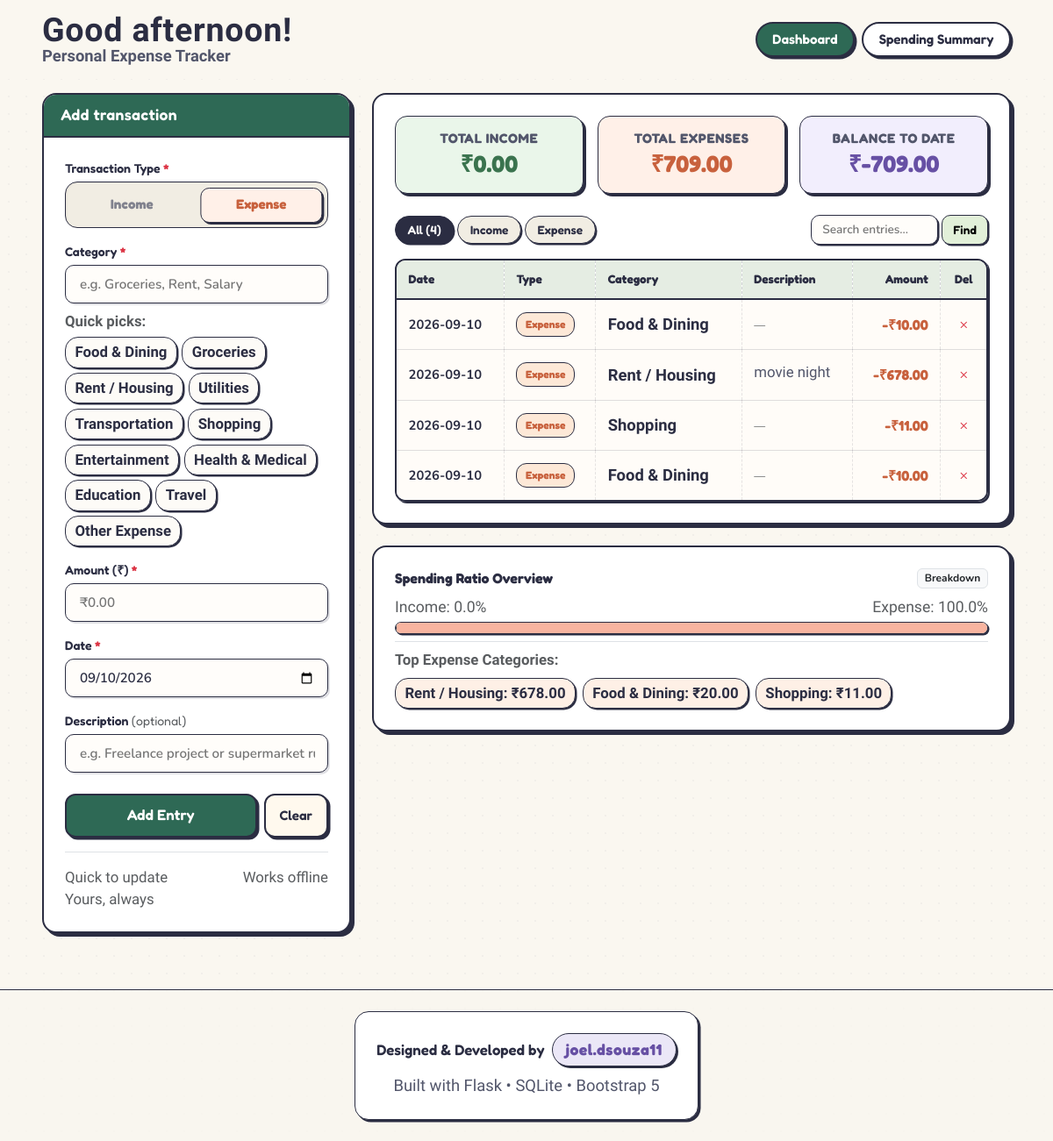
The page / on the database its author committed.
### tables this page shows
CREATE TABLE transactions (
            id INTEGER PRIMARY KEY AUTOINCREMENT,
            type TEXT NOT NULL CHECK(type IN ('Income', 'Expense')),
            category TEXT NOT NULL,
            amount REAL NOT NULL CHECK(amount > 0),
            date TEXT NOT NULL,
            note TEXT DEFAULT '',
            created_at TIMESTAMP DEFAULT CURRENT_TIMESTAMP
        );

### app.py (the view)
@app.route("/", methods=["GET"])
def index():
    filter_type = request.args.get("type", "").strip()
    search_query = request.args.get("search", "").strip()
    transactions = database.get_all_transactions(
        filter_type=filter_type if filter_type in ("Income", "Expense") else None,
        search_query=search_query if search_query else None,
    )
    summary = database.get_financial_summary()
    breakdown = database.get_category_breakdown()
    today_str = datetime.today().strftime("%Y-%m-%d")
    return render_template(
        "index.html",
        transactions=transactions,
        summary=summary,
        breakdown=breakdown,
        filter_type=filter_type,
        search_query=search_query,
        today=today_str,
        active_tab="dashboard",
    )

### app.py (called while the page is built)
@app.template_filter("format_currency")
def format_currency(value):
    try:
        val = float(value)
        return f"₹{val:,.2f}"
    except (ValueError, TypeError):
        return "₹0.00"

@app.context_processor
def inject_context():
    hour = datetime.now().hour
    if 5 <= hour < 12:
        greeting = "Good morning!"
    elif 12 <= hour < 17:
        greeting = "Good afternoon!"
    elif 17 <= hour < 22:
        greeting = "Good evening!"
    else:
        greeting = "Good night!"
    return dict(greeting=greeting)

### database.py (called while the page is built)
def get_db_connection(db_path=None):
    path = db_path or DB_PATH
    conn = sqlite3.connect(path)
    conn.row_factory = sqlite3.Row
    return conn

def get_all_transactions(db_path=None, filter_type=None, search_query=None):
    conn = get_db_connection(db_path)
    cursor = conn.cursor()
    query = "SELECT * FROM transactions WHERE 1=1"
    params = []
    if filter_type in ("Income", "Expense"):
        query += " AND type = ?"
        params.append(filter_type)
    if search_query:
        query += " AND (category LIKE ? OR note LIKE ?)"
        term = f"%{search_query.strip()}%"
        params.extend([term, term])
    query += " ORDER BY date DESC, id DESC"
    cursor.execute(query, params)
    rows = cursor.fetchall()
    conn.close()
    return rows

def get_financial_summary(db_path=None):
    conn = get_db_connection(db_path)
    cursor = conn.cursor()
    cursor.execute(
        """
        SELECT
            COALESCE(SUM(CASE WHEN type = 'Income' THEN amount ELSE 0 END), 0) AS total_income,
            COALESCE(SUM(CASE WHEN type = 'Expense' THEN amount ELSE 0 END), 0) AS total_expense,
            COUNT(*) AS total_count
        FROM transactions
        """
    )
    row = cursor.fetchone()
    conn.close()
    total_income = float(row["total_income"])
    total_expense = float(row["total_expense"])
    balance = total_income - total_expense
    count = int(row["total_count"])
    return {
        "total_income": total_income,
        "total_expense": total_expense,
        "balance": balance,
        "transaction_count": count,
    }

### templates/index.html (shortened to what this page needs)
{% extends "base.html" %}
{% block content %}
<div class="container-fluid px-3 px-md-5">
  <div class="row g-4">
    <div class="col-12 col-lg-5 col-xl-4" id="addTransactionSection">
      <div class="tracker-card">
        <div class="tracker-card-header">
          <span class="tracker-header-title">Add transaction</span>
        </div>
        <div class="p-3 p-md-4">
          <form action="{{ url_for('add_transaction') }}" method="POST" id="transactionForm" novalidate>
            <div class="mb-3">
              <label class="doodle-label">Transaction Type <span class="text-danger">*</span></label>
              <div class="doodle-type-toggle is-expense" id="doodleTypeToggle">
                <div class="type-toggle-slider"></div>
                <button type="button" class="doodle-type-btn" id="typeIncomeBtn">
                  Income
                </button>
                <button type="button" class="doodle-type-btn active" id="typeExpenseBtn">
                  Expense
                </button>
              </div>
            </div>
            <div class="mb-3">
              <label for="categoryInput" class="doodle-label">Category <span class="text-danger">*</span></label>
              <div class="doodle-input-wrap">
                <input type="text" class="doodle-input ps-3" id="categoryInput" name="category" placeholder="e.g. Groceries, Rent, Salary" required>
              </div>
              <div class="mt-2">
                <span class="text-muted small fw-bold" style="font-family: 'Patrick Hand', cursive; font-size: 1.05rem;">
                  Quick picks:
                </span>
                <div class="category-pills-wrap" id="categoryPills">
                </div>
              </div>
            </div>
            <div class="mb-3">
              <label for="amountInput" class="doodle-label">Amount (₹) <span class="text-danger">*</span></label>
              <div class="doodle-input-wrap">
                <input type="number" step="0.01" min="0.01" class="doodle-input ps-3" id="amountInput" name="amount" placeholder="₹0.00" required>
              </div>
            </div>
            <div class="mb-3">
              <label for="dateInput" class="doodle-label">Date <span class="text-danger">*</span></label>
              <div class="doodle-input-wrap">
                <input type="date" class="doodle-input ps-3" id="dateInput" name="date" value="{{ today }}" required>
              </div>
            </div>
            <div class="mb-4">
              <label for="noteInput" class="doodle-label">Description <span class="text-muted fw-normal">(optional)</span></label>
              <div class="doodle-input-wrap">
                <input type="text" class="doodle-input ps-3" id="noteInput" name="note" placeholder="e.g. Freelance project or supermarket run">
              </div>
            </div>
            <div class="d-flex gap-2">
              <button type="submit" class="btn-doodle-primary flex-grow-1">
                <span>Add Entry</span>
              </button>
              <button type="reset" class="btn-doodle-secondary px-3" id="clearBtn">
                <span>Clear</span>
              </button>
            </div>
          </form>
          <div class="d-flex flex-wrap justify-content-between align-items-center mt-3 pt-3 border-top border-ink-light small text-muted tracker-tag-row">
            <span>Quick to update</span>
            <span>Works offline</span>
            <span>Yours, always</span>
          </div>
        </div>
      </div>
    </div>
    <div class="col-12 col-lg-7 col-xl-8">
      <div class="doodle-card p-3 p-md-4 mb-4">
        <div class="row g-3 mb-4 text-center">
          <div class="col-4">
            <div class="mini-stat-box box-income">
              <div class="mini-stat-label">Total Income</div>
              <div class="mini-stat-val text-green-dark">{{ summary.total_income | format_currency }}</div>
            </div>
          </div>
          <div class="col-4">
            <div class="mini-stat-box box-expense">
              <div class="mini-stat-label">Total Expenses</div>
              <div class="mini-stat-val text-peach-dark">{{ summary.total_expense | format_currency }}</div>
            </div>
          </div>
          <div class="col-4">
            <div class="mini-stat-box box-balance">
              <div class="mini-stat-label">Balance to Date</div>
              <div class="mini-stat-val text-purple-dark">{{ summary.balance | format_currency }}</div>
            </div>
          </div>
        </div>
        <div class="d-flex flex-column flex-sm-row justify-content-between align-items-sm-center gap-2 mb-3">
          <div class="d-flex align-items-center gap-1">
            <a href="{{ url_for('index', search=search_query) }}" class="doodle-filter-tab {% if not filter_type %}active{% endif %}">
              All ({{ summary.transaction_count }})
            </a>
            <a href="{{ url_for('index', type='Income', search=search_query) }}" class="doodle-filter-tab tab-income {% if filter_type == 'Income' %}active{% endif %}">
              Income
            </a>
            <a href="{{ url_for('index', type='Expense', search=search_query) }}" class="doodle-filter-tab tab-expense {% if filter_type == 'Expense' %}active{% endif %}">
              Expense
            </a>
          </div>
          <form action="{{ url_for('index') }}" method="GET" class="d-flex align-items-center gap-1">
            <div class="doodle-search-wrap">
              <input type="text" name="search" class="doodle-search-input" placeholder="Search entries..." value="{{ search_query }}">
            </div>
            <button type="submit" class="btn-doodle-search">Find</button>
          </form>
        </div>
        {% if transactions and transactions|length > 0 %}
          <div class="doodle-table-responsive">
            <table class="doodle-table align-middle">
              <thead>
                <tr>
                  <th>Date</th>
                  <th>Type</th>
                  <th>Category</th>
                  <th>Description</th>
                  <th class="text-end">Amount</th>
                  <th class="text-center" style="width: 45px;">Del</th>
                </tr>
              </thead>
              <tbody>
                {% for tx in transactions %}
                  <tr class="{% if tx.type == 'Income' %}row-income{% else %}row-expense{% endif %}">
                    <td class="text-nowrap fw-bold">{{ tx.date }}</td>
                    <td>
                      {% if tx.type == 'Income' %}
                        <span class="table-badge badge-income">Income</span>
                      {% else %}
                        <span class="table-badge badge-expense">Expense</span>
                      {% endif %}
                    </td>
                    <td>
                      <span class="table-cat-tag">{{ tx.category }}</span>
                    </td>
                    <td>
                      {% if tx.note %}
                        <span class="table-note-text" title="{{ tx.note }}">{{ tx.note }}</span>
                      {% else %}
                        <span class="text-muted small">—</span>
                      {% endif %}
                    </td>
                    <td class="text-end text-nowrap">
                      {% if tx.type == 'Income' %}
                        <span class="table-amount-income">+{{ tx.amount | format_currency }}</span>
                      {% else %}
                        <span class="table-amount-expense">-{{ tx.amount | format_currency }}</span>
                      {% endif %}
                    </td>
                    <td class="text-center">
                      <button type="button"
                              class="btn-doodle-delete text-danger font-weight-bold"
                              data-bs-toggle="modal"
                              data-bs-target="#deleteConfirmModal"
                              data-tx-id="{{ tx.id }}"
                              data-tx-desc="{{ tx.type }} of {{ tx.amount | format_currency }} ({{ tx.category }})"
                              title="Delete Entry">
                        ×
                      </button>
                    </td>
                  </tr>
                {% endfor %}
              </tbody>
            </table>
          </div>
        {% endif %}
      </div>
      {% if summary.transaction_count > 0 %}
      <div class="doodle-card p-3 p-md-4">
        <div class="d-flex align-items-center justify-content-between mb-2">
          <h6 class="fw-bold mb-0 text-ink" style="font-family: 'Fredoka', cursive;">
            Spending Ratio Overview
          </h6>
          <span class="badge bg-light text-dark border border-ink">Breakdown</span>
        </div>
        {% set total_vol = summary.total_income + summary.total_expense %}
        {% if total_vol > 0 %}
          {% set inc_pct = (summary.total_income / total_vol * 100) | round(1) %}
          {% set exp_pct = (summary.total_expense / total_vol * 100) | round(1) %}
          <div class="mb-2">
            <div class="d-flex justify-content-between small text-muted mb-1" style="font-family: 'Patrick Hand', cursive; font-size: 1.1rem;">
              <span>Income: {{ inc_pct }}%</span>
              <span>Expense: {{ exp_pct }}%</span>
            </div>
            <div class="doodle-progress-bar">
              <div class="progress-segment segment-expense" style="width: {{ exp_pct }}%;"></div>
            </div>
          </div>
        {% endif %}
        {% if breakdown.Expense and breakdown.Expense|length > 0 %}
          <div class="mt-2 pt-2 border-top border-ink-light">
            <span class="d-block small text-muted mb-2 fw-bold" style="font-family: 'Patrick Hand', cursive; font-size: 1.05rem;">
              Top Expense Categories:
            </span>
            <div class="d-flex flex-wrap gap-2">
              {% for item in breakdown.Expense[:6] %}
                <span class="cat-pill cat-pill-expense">
                  {{ item.category }}: <strong>{{ item.total | format_currency }}</strong>
                </span>
              {% endfor %}
            </div>
          </div>
        {% elif summary.total_income > 0 %}
          <div class="mt-2 pt-2 border-top border-ink-light text-muted small" style="font-family: 'Patrick Hand', cursive; font-size: 1.05rem;">
            <span>100% Income saved! Log expenses to track category spending.</span>
          </div>
        {% endif %}
      </div>
      {% endif %}
    </div>
  </div>
</div>
{% endblock %}

### templates/base.html (shortened to what this page needs)
<!DOCTYPE html>
<html lang="en">
<head>
  <link href="https://cdn.jsdelivr.net/npm/bootstrap@5.3.3/dist/css/bootstrap.min.css" rel="stylesheet">
  <link rel="stylesheet" href="https://cdn.jsdelivr.net/npm/bootstrap-icons@1.11.3/font/bootstrap-icons.min.css">
  <link rel="stylesheet" href="{{ url_for('static', filename='css/style.css') }}">
</head>
<body>
  <nav class="navbar-custom sticky-top py-3">
    <div class="container-fluid px-3 px-md-5 d-flex align-items-center justify-content-between flex-wrap gap-2">
      <a class="navbar-brand d-flex align-items-center text-decoration-none m-0" href="{{ url_for('index') }}">
        <div class="d-flex flex-column">
          <span class="brand-title">{{ greeting }}</span>
          <span class="brand-subtitle">Personal Expense Tracker</span>
        </div>
      </a>
      <div class="d-flex align-items-center gap-2 flex-wrap ms-auto">
        <a href="{{ url_for('index') }}" class="nav-page-btn {% if active_tab == 'dashboard' %}active{% endif %}">
          <span>Dashboard</span>
        </a>
        <a href="{{ url_for('summary') }}" class="nav-page-btn {% if active_tab == 'summary' %}active{% endif %}">
          <span>Spending Summary</span>
        </a>
      </div>
    </div>
  </nav>
  <main class="py-3">
    {% block content %}{% endblock %}
  </main>
  <footer class="doodle-footer py-4 mt-5">
    <div class="container-fluid px-3 px-md-5 text-center">
      <div class="d-inline-flex flex-column align-items-center gap-2 p-3 p-md-4 rounded-4 footer-card-box">
        <div class="d-flex align-items-center justify-content-center gap-2 flex-wrap">
          <span class="footer-credit-text">Designed &amp; Developed by</span>
          <span class="footer-author-pill">
            <span class="author-handle">joel.dsouza11</span>
          </span>
        </div>
        <p class="small mb-0 footer-tech-stack">
          Built with Flask &bull; SQLite &bull; Bootstrap 5
        </p>
      </div>
    </div>
  </footer>
</body>
</html>

### rows shown on the page
transactions: date "2026-09-10", type "Expense", category "Food & Dining", amount "₹10.00"
transactions: date "2026-09-10", type "Expense", category "Rent / Housing", note "movie night", amount "₹678.00"
transactions: date "2026-09-10", type "Expense", category "Shopping", amount "₹11.00"
transactions: date "2026-09-10", type "Expense", category "Food & Dining", amount "₹10.00"

### other values the page prints
{{ greeting }} "Good afternoon!"
{{ summary.total_income | format_currency }} "₹0.00"
{{ summary.total_expense | format_currency }} "₹709.00"
{{ summary.balance | format_currency }} "₹-709.00"
{{ summary.transaction_count }} "4"
{{ inc_pct }} "0.0"
{{ exp_pct }} "100.0"
{{ item.category }} "Rent / Housing" "Food & Dining" "Shopping"
{{ item.total | format_currency }} "₹678.00" "₹20.00" "₹11.00"
